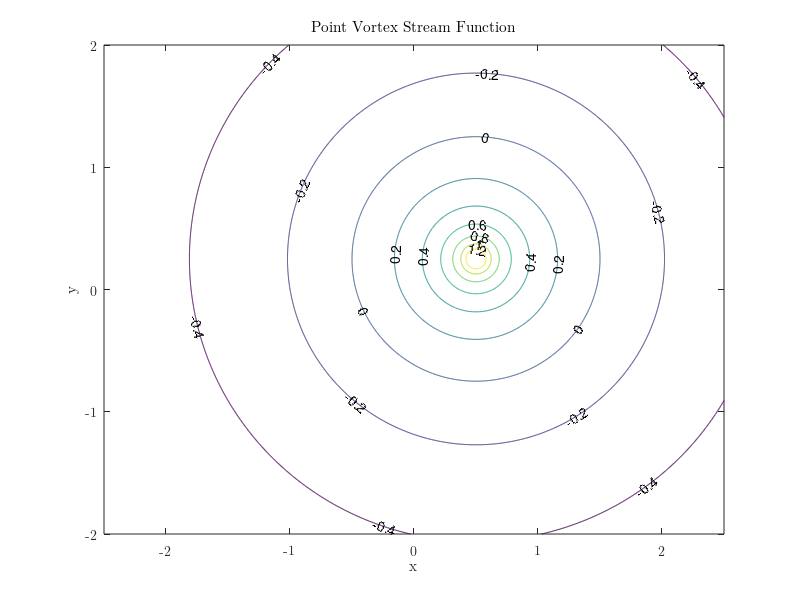

Recreate this plot in MATLAB.

xc = 0.50;
yc = 0.25;
T = 3.0;

x = linspace(-2.5,2.5,1000);
y = linspace(-2,2,1000);
[xg,yg] = meshgrid(x,y);

psi = -T*log((xg - xc).^2 + (yg - yc).^2)/(4*pi); 

c = -0.4:0.2:1.2;
[C,h] = contour(xg,yg,psi,c);

title("Point Vortex Stream Function");
xlabel("x");
ylabel("y");
set(gca,'fontname','Latin Modern Math');
clabel(C,h,c);

